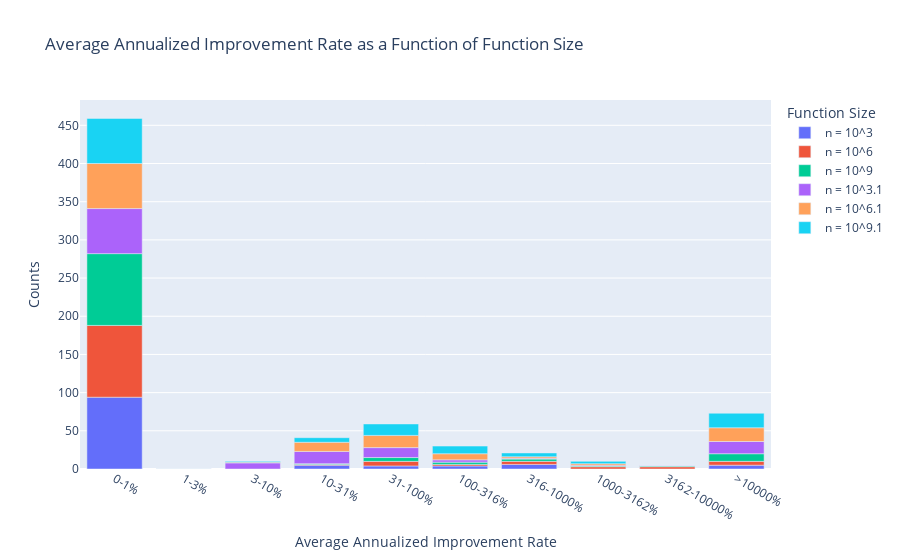

Notebook code cell kept with this figure:
### Code cell
# Create the bar plot using Plotly
fig = px.bar(df_melted, x='Average Annualized Improvement Rate', y='Counts', color='Function Size',
             labels={'Average Annualized Improvement Rate': 'Average Annualized Improvement Rate', 'Counts': 'Counts'},
             title='Average Annualized Improvement Rate as a Function of Function Size')

fig.show()

### Figure 1 — Plotly figure (JSON) as saved in the notebook; plotly's stock layout.template omitted (floating-point values rounded to 4 significant figures)
{"data": [{"alignmentgroup": "True", "hovertemplate": "Function Size=n = 10^3<br>Average Annualized Improvement Rate=%{x}<br>Counts=%{y}<extra></extra>", "legendgroup": "n = 10^3", "marker": {"color": "#636efa", "pattern": {"shape": ""}}, "name": "n = 10^3", "offsetgroup": "n = 10^3", "orientation": "v", "showlegend": true, "textposition": "auto", "type": "bar", "x": ["0-1%", "1-3%", "3-10%", "10-31%", "31-100%", "100-316%", "316-1000%", "1000-3162%", "3162-10000%", ">10000%"], "xaxis": "x", "y": [94, 0, 0, 5, 4, 4, 6, 0, 0, 5], "yaxis": "y"}, {"alignmentgroup": "True", "hovertemplate": "Function Size=n = 10^6<br>Average Annualized Improvement Rate=%{x}<br>Counts=%{y}<extra></extra>", "legendgroup": "n = 10^6", "marker": {"color": "#EF553B", "pattern": {"shape": ""}}, "name": "n = 10^6", "offsetgroup": "n = 10^6", "orientation": "v", "showlegend": true, "textposition": "auto", "type": "bar", "x": ["0-1%", "1-3%", "3-10%", "10-31%", "31-100%", "100-316%", "316-1000%", "1000-3162%", "3162-10000%", ">10000%"], "xaxis": "x", "y": [94, 0, 0, 1, 6, 2, 4, 3, 3, 5], "yaxis": "y"}, {"alignmentgroup": "True", "hovertemplate": "Function Size=n = 10^9<br>Average Annualized Improvement Rate=%{x}<br>Counts=%{y}<extra></extra>", "legendgroup": "n = 10^9", "marker": {"color": "#00cc96", "pattern": {"shape": ""}}, "name": "n = 10^9", "offsetgroup": "n = 10^9", "orientation": "v", "showlegend": true, "textposition": "auto", "type": "bar", "x": ["0-1%", "1-3%", "3-10%", "10-31%", "31-100%", "100-316%", "316-1000%", "1000-3162%", "3162-10000%", ">10000%"], "xaxis": "x", "y": [94, 0, 0, 1, 5, 3, 3, 1, 1, 10], "yaxis": "y"}, {"alignmentgroup": "True", "hovertemplate": "Function Size=n = 10^3.1<br>Average Annualized Improvement Rate=%{x}<br>Counts=%{y}<extra></extra>", "legendgroup": "n = 10^3.1", "marker": {"color": "#ab63fa", "pattern": {"shape": ""}}, "name": "n = 10^3.1", "offsetgroup": "n = 10^3.1", "orientation": "v", "showlegend": true, "textposition": "auto", "type": "bar", "x": ["0-1%", "1-3%", "3-10%", "10-31%", "31-100%", "100-316%", "316-1000%", "1000-3162%", "3162-10000%", ">10000%"], "xaxis": "x", "y": [59, 0, 8, 16, 13, 3, 1, 1, 1, 16], "yaxis": "y"}, {"alignmentgroup": "True", "hovertemplate": "Function Size=n = 10^6.1<br>Average Annualized Improvement Rate=%{x}<br>Counts=%{y}<extra></extra>", "legendgroup": "n = 10^6.1", "marker": {"color": "#FFA15A", "pattern": {"shape": ""}}, "name": "n = 10^6.1", "offsetgroup": "n = 10^6.1", "orientation": "v", "showlegend": true, "textposition": "auto", "type": "bar", "x": ["0-1%", "1-3%", "3-10%", "10-31%", "31-100%", "100-316%", "316-1000%", "1000-3162%", "3162-10000%", ">10000%"], "xaxis": "x", "y": [59, 0, 1, 12, 16, 8, 2, 2, 0, 18], "yaxis": "y"}, {"alignmentgroup": "True", "hovertemplate": "Function Size=n = 10^9.1<br>Average Annualized Improvement Rate=%{x}<br>Counts=%{y}<extra></extra>", "legendgroup": "n = 10^9.1", "marker": {"color": "#19d3f3", "pattern": {"shape": ""}}, "name": "n = 10^9.1", "offsetgroup": "n = 10^9.1", "orientation": "v", "showlegend": true, "textposition": "auto", "type": "bar", "x": ["0-1%", "1-3%", "3-10%", "10-31%", "31-100%", "100-316%", "316-1000%", "1000-3162%", "3162-10000%", ">10000%"], "xaxis": "x", "y": [59, 0, 1, 6, 15, 10, 5, 3, 0, 19], "yaxis": "y"}], "layout": {"barmode": "relative", "legend": {"title": {"text": "Function Size"}, "tracegroupgap": 0}, "title": {"text": "Average Annualized Improvement Rate as a Function of Function Size"}, "xaxis": {"anchor": "y", "domain": [0, 1], "title": {"text": "Average Annualized Improvement Rate"}}, "yaxis": {"anchor": "x", "domain": [0, 1], "title": {"text": "Counts"}}}}
